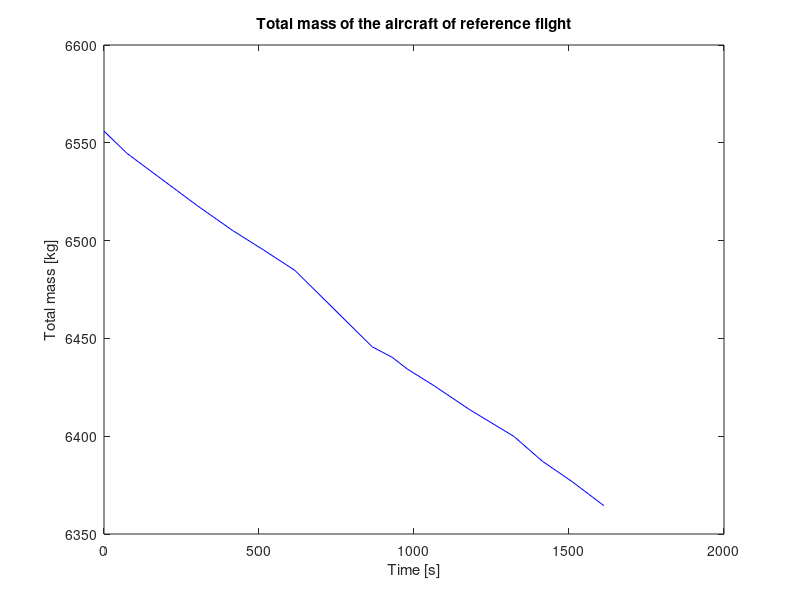

Source code (MATLAB):
% Find mass at stationary measurement timesteps for flight data

M_fuelused = 0.453592*([[443], 
    [468],
    [527],
    [555],
    [577],
    [600],
    [686],
    [698],
    [711],
    [730],
    [757],
    [787],
    [815],
    [838],
    [865]]);
    %Total fuel used

t = ([1350,1424,1651,1765,1865,1966,2215,2280,2328,2415,2530,2672,2764,2860,2962]);
%Measured time instances

M_BEM = 9165*0.453592;                  %Basic empty  mass in kg
M_pax = 740;                            %Pax mass in kg
M_i_fuel = 4100*0.453592;               %Initial fuel mass
m_i_ramp = M_BEM+M_pax+M_i_fuel;        %Initial ramp mass
M_i_ramp = ones(15,1)*m_i_ramp;         %Matrix of initial ramp mass

Mtotal = M_i_ramp - M_fuelused;         %Total mass of the aircraft during flight

plot(t-t(1), Mtotal,'b')
xlabel('Time [s]')
ylabel('Total mass [kg]')
title('Total mass of the aircraft of reference flight')
